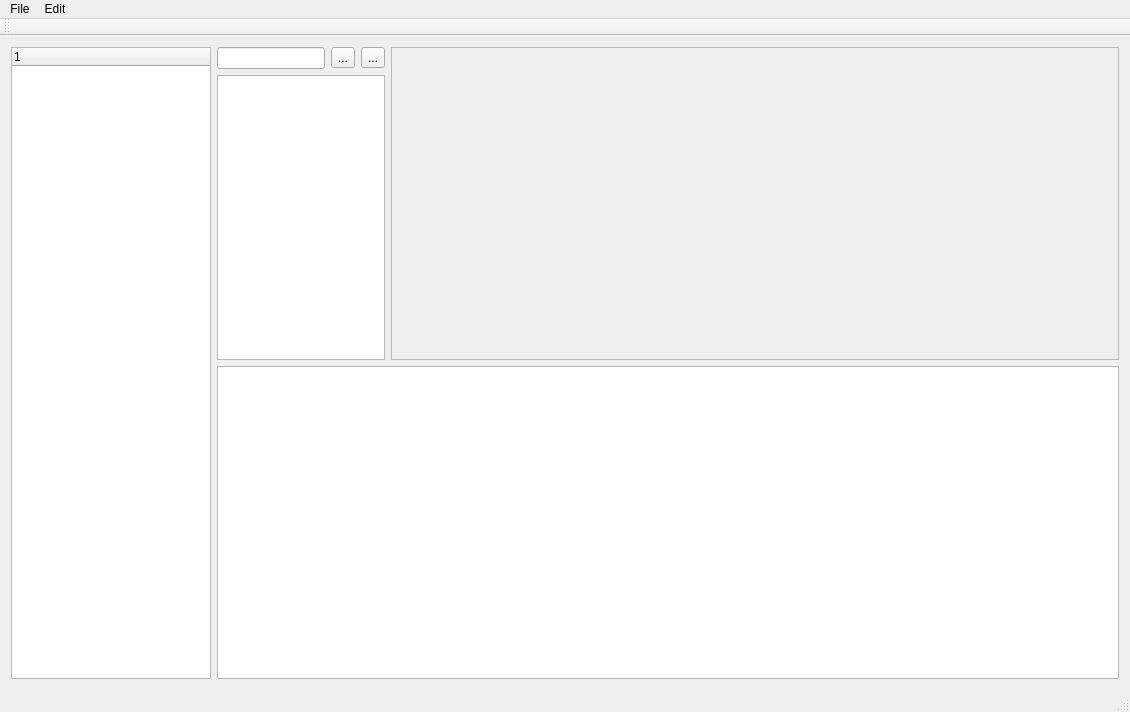
<?xml version="1.0" encoding="UTF-8"?>
<ui version="4.0">
 <class>MainWindow</class>
 <widget class="QMainWindow" name="MainWindow">
  <property name="geometry">
   <rect>
    <x>0</x>
    <y>0</y>
    <width>1130</width>
    <height>712</height>
   </rect>
  </property>
  <property name="windowTitle">
   <string>MainWindow</string>
  </property>
  <widget class="QWidget" name="centralWidget">
   <layout class="QHBoxLayout" name="horizontalLayout_2">
    <item>
     <widget class="QTreeWidget" name="treeWidget">
      <property name="maximumSize">
       <size>
        <width>200</width>
        <height>16777215</height>
       </size>
      </property>
      <column>
       <property name="text">
        <string notr="true">1</string>
       </property>
      </column>
     </widget>
    </item>
    <item>
     <layout class="QVBoxLayout" name="verticalLayout">
      <item>
       <layout class="QHBoxLayout" name="horizontalLayout">
        <item>
         <layout class="QGridLayout" name="gridLayout">
          <property name="sizeConstraint">
           <enum>QLayout::SetMaximumSize</enum>
          </property>
          <item row="0" column="0">
           <widget class="QLineEdit" name="nameEdit">
            <property name="sizePolicy">
             <sizepolicy hsizetype="Maximum" vsizetype="Fixed">
              <horstretch>0</horstretch>
              <verstretch>0</verstretch>
             </sizepolicy>
            </property>
            <property name="maximumSize">
             <size>
              <width>16777215</width>
              <height>16777215</height>
             </size>
            </property>
           </widget>
          </item>
          <item row="0" column="1">
           <widget class="QToolButton" name="formatButton">
            <property name="text">
             <string>...</string>
            </property>
           </widget>
          </item>
          <item row="0" column="2">
           <widget class="QToolButton" name="refreshButton">
            <property name="text">
             <string>...</string>
            </property>
           </widget>
          </item>
          <item row="1" column="0" colspan="3">
           <widget class="QTextEdit" name="contentEdit">
            <property name="minimumSize">
             <size>
              <width>0</width>
              <height>0</height>
             </size>
            </property>
            <property name="maximumSize">
             <size>
              <width>16777215</width>
              <height>16777215</height>
             </size>
            </property>
           </widget>
          </item>
         </layout>
        </item>
        <item>
         <widget class="QScrollArea" name="scrollArea">
          <property name="sizePolicy">
           <sizepolicy hsizetype="Expanding" vsizetype="Expanding">
            <horstretch>0</horstretch>
            <verstretch>0</verstretch>
           </sizepolicy>
          </property>
          <property name="widgetResizable">
           <bool>true</bool>
          </property>
          <widget class="QWidget" name="scrollAreaWidgetContents">
           <property name="geometry">
            <rect>
             <x>0</x>
             <y>0</y>
             <width>686</width>
             <height>309</height>
            </rect>
           </property>
           <layout class="QVBoxLayout" name="verticalLayout_3">
            <item>
             <widget class="QLabel" name="pixmap">
              <property name="sizePolicy">
               <sizepolicy hsizetype="Expanding" vsizetype="Expanding">
                <horstretch>0</horstretch>
                <verstretch>0</verstretch>
               </sizepolicy>
              </property>
              <property name="text">
               <string/>
              </property>
             </widget>
            </item>
           </layout>
          </widget>
         </widget>
        </item>
       </layout>
      </item>
      <item>
       <widget class="QListWidget" name="listWidget">
        <property name="maximumSize">
         <size>
          <width>16777215</width>
          <height>400</height>
         </size>
        </property>
        <property name="resizeMode">
         <enum>QListView::Adjust</enum>
        </property>
       </widget>
      </item>
     </layout>
    </item>
   </layout>
  </widget>
  <widget class="QMenuBar" name="menuBar">
   <property name="geometry">
    <rect>
     <x>0</x>
     <y>0</y>
     <width>1130</width>
     <height>25</height>
    </rect>
   </property>
   <widget class="QMenu" name="menuFile">
    <property name="title">
     <string>File</string>
    </property>
   </widget>
   <widget class="QMenu" name="menuEdit">
    <property name="title">
     <string>Edit</string>
    </property>
   </widget>
   <addaction name="menuFile"/>
   <addaction name="menuEdit"/>
  </widget>
  <widget class="QToolBar" name="mainToolBar">
   <attribute name="toolBarArea">
    <enum>TopToolBarArea</enum>
   </attribute>
   <attribute name="toolBarBreak">
    <bool>false</bool>
   </attribute>
  </widget>
  <widget class="QStatusBar" name="statusBar"/>
 </widget>
 <layoutdefault spacing="6" margin="11"/>
 <resources/>
 <connections/>
</ui>
